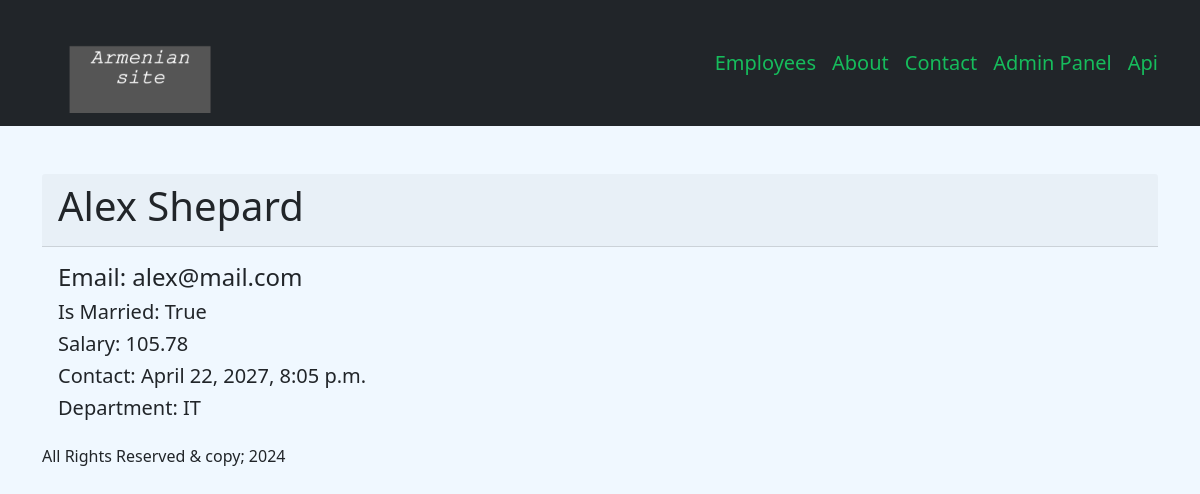
Screenshot of /employees/1 with the database file from the repository.
### employees/models.py (models this page shows, shortened)
class Employee(models.Model):
    first_name = models.CharField(max_length=55)
    last_name = models.CharField(max_length=55)
    email = models.EmailField(max_length=255)
    is_married = models.BooleanField(default=False)
    salary = models.FloatField(default=0.0)
    contract_exp = models.DateTimeField()
    department = models.ForeignKey(Department, on_delete=models.CASCADE)
    created_at = models.DateTimeField(default=timezone.now)
    class Meta:
        verbose_name = "employee"
        verbose_name_plural = "employees"

class Department(models.Model):
    title= models.CharField(max_length=255)
    created_at = models.DateTimeField(default=timezone.now)
    def __str__(self):
        return self.title
    class Meta:
        verbose_name = "department"
        verbose_name_plural = "departments"

### employees/views.py (the view)
def single_employee(request, employee_id):
    employee = Employee.objects.get(pk=employee_id)
    return render(request, "single_employee.html",{ "employee": employee })

### employees/templates/single_employee.html (shortened to what this page needs)
{% extends "base.html" %}
{% block single_employee_template%}
    <div class="mt-5">
      <div class="card-header">
        <h1>{{ employee.first_name }} {{ employee.last_name }}</h1>
      </div>
      <div class="card-body">
          <h4>Email: {{ employee.email }}</h4>
          <h5>Is Married: {{ employee.is_married }}</h5>
          <h5>Salary: {{ employee.salary }}</h5>
          <h5>Contact: {{ employee.contract_exp }}</h5>
          <h5>Department: {{ employee.department }}</h5>
      </div>
    </div>
{% endblock %}

### static/css/styles.css (style rules this page uses)
body { background-color: aliceblue; }

### rows the page displays
Employee: first_name "Alex", last_name "Shepard", email "alex@mail.com", is_married "True", salary "105.78", contract_exp "April 22, 2027, 8:05 p.m.", department "IT"
